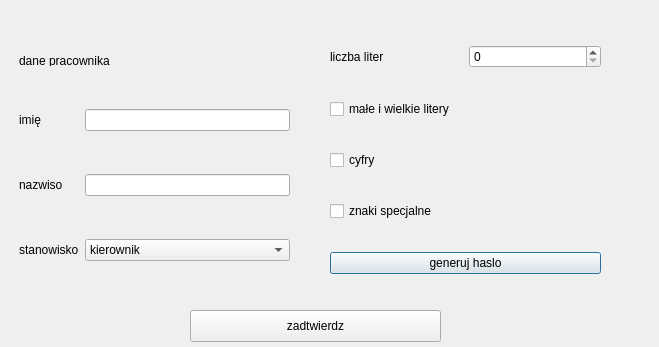
<?xml version="1.0" encoding="UTF-8"?>
<ui version="4.0">
 <class>Dialog</class>
 <widget class="QDialog" name="Dialog">
  <property name="geometry">
   <rect>
    <x>0</x>
    <y>0</y>
    <width>659</width>
    <height>347</height>
   </rect>
  </property>
  <property name="windowTitle">
   <string>Dialog</string>
  </property>
  <widget class="QWidget" name="gridLayoutWidget">
   <property name="geometry">
    <rect>
     <x>19</x>
     <y>19</y>
     <width>271</width>
     <height>281</height>
    </rect>
   </property>
   <layout class="QGridLayout" name="gridLayout">
    <item row="3" column="0">
     <widget class="QLabel" name="label_4">
      <property name="text">
       <string>stanowisko</string>
      </property>
     </widget>
    </item>
    <item row="1" column="0">
     <widget class="QLabel" name="label_2">
      <property name="text">
       <string>imię</string>
      </property>
     </widget>
    </item>
    <item row="2" column="0">
     <widget class="QLabel" name="label_3">
      <property name="text">
       <string>nazwiso</string>
      </property>
     </widget>
    </item>
    <item row="1" column="1">
     <widget class="QLineEdit" name="EditImie"/>
    </item>
    <item row="2" column="1">
     <widget class="QLineEdit" name="EditNazwisko"/>
    </item>
    <item row="0" column="0" colspan="2">
     <widget class="QLabel" name="label">
      <property name="maximumSize">
       <size>
        <width>16777215</width>
        <height>10</height>
       </size>
      </property>
      <property name="text">
       <string>dane pracownika</string>
      </property>
     </widget>
    </item>
    <item row="3" column="1">
     <widget class="QComboBox" name="comboBox">
      <item>
       <property name="text">
        <string>kierownik</string>
       </property>
      </item>
      <item>
       <property name="text">
        <string>starszy programista</string>
       </property>
      </item>
      <item>
       <property name="text">
        <string>młodszy prgramista</string>
       </property>
      </item>
      <item>
       <property name="text">
        <string>tester</string>
       </property>
      </item>
     </widget>
    </item>
   </layout>
  </widget>
  <widget class="QWidget" name="gridLayoutWidget_2">
   <property name="geometry">
    <rect>
     <x>330</x>
     <y>20</y>
     <width>271</width>
     <height>281</height>
    </rect>
   </property>
   <layout class="QGridLayout" name="gridLayout_2">
    <item row="1" column="0" colspan="2">
     <widget class="QCheckBox" name="checkUperLower">
      <property name="text">
       <string>małe i wielkie litery</string>
      </property>
     </widget>
    </item>
    <item row="2" column="0" colspan="2">
     <widget class="QCheckBox" name="checkCyfry">
      <property name="text">
       <string>cyfry</string>
      </property>
     </widget>
    </item>
    <item row="0" column="1">
     <widget class="QSpinBox" name="spinBox"/>
    </item>
    <item row="0" column="0">
     <widget class="QLabel" name="label_5">
      <property name="text">
       <string>liczba liter</string>
      </property>
     </widget>
    </item>
    <item row="3" column="0" colspan="2">
     <widget class="QCheckBox" name="checkSpecialCharacters">
      <property name="text">
       <string>znaki specjalne</string>
      </property>
     </widget>
    </item>
    <item row="4" column="0" colspan="2">
     <widget class="QPushButton" name="buttonGenerate">
      <property name="text">
       <string>generuj haslo</string>
      </property>
     </widget>
    </item>
   </layout>
   <zorder>checkCyfry</zorder>
   <zorder>label_5</zorder>
   <zorder>spinBox</zorder>
   <zorder>checkSpecialCharacters</zorder>
   <zorder>checkUperLower</zorder>
   <zorder>buttonGenerate</zorder>
  </widget>
  <widget class="QPushButton" name="zatwierdz">
   <property name="geometry">
    <rect>
     <x>190</x>
     <y>310</y>
     <width>251</width>
     <height>32</height>
    </rect>
   </property>
   <property name="text">
    <string>zadtwierdz</string>
   </property>
  </widget>
 </widget>
 <resources/>
 <connections/>
</ui>
